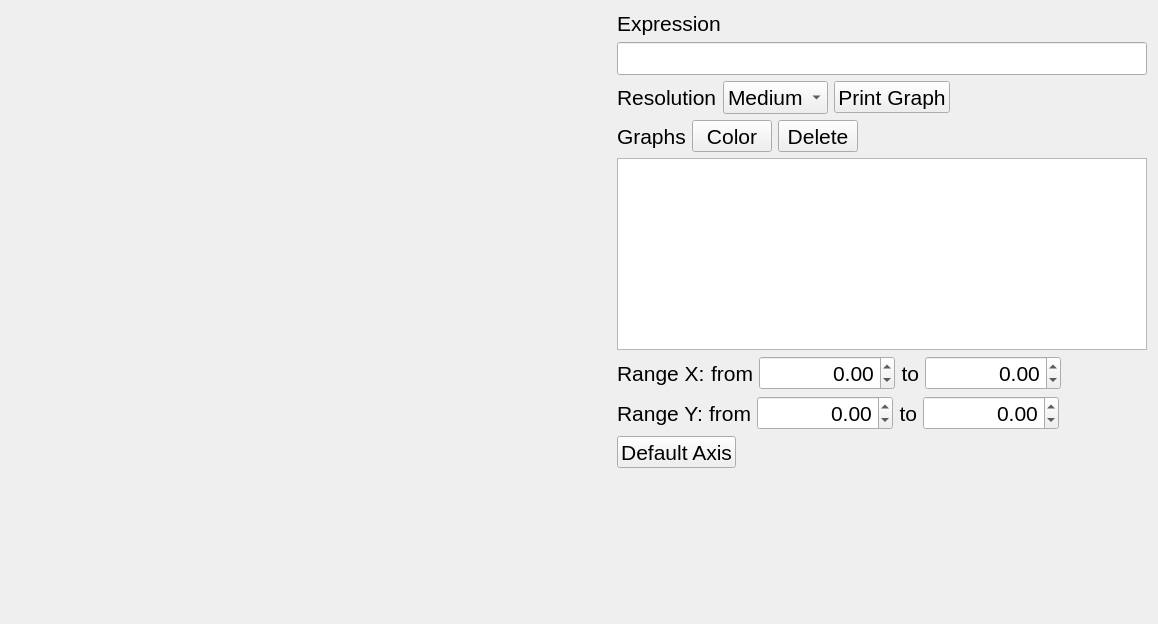
<?xml version="1.0" encoding="UTF-8"?>
<ui version="4.0">
 <class>GraphWindow</class>
 <widget class="QWidget" name="GraphWindow">
  <property name="geometry">
   <rect>
    <x>0</x>
    <y>0</y>
    <width>1158</width>
    <height>624</height>
   </rect>
  </property>
  <property name="font">
   <font>
    <pointsize>16</pointsize>
   </font>
  </property>
  <property name="windowTitle">
   <string>Graph</string>
  </property>
  <layout class="QHBoxLayout" name="horizontalLayout_7">
   <item>
    <widget class="QCustomPlot" name="widget" native="true">
     <property name="sizePolicy">
      <sizepolicy hsizetype="Expanding" vsizetype="Expanding">
       <horstretch>0</horstretch>
       <verstretch>0</verstretch>
      </sizepolicy>
     </property>
     <property name="minimumSize">
      <size>
       <width>600</width>
       <height>600</height>
      </size>
     </property>
    </widget>
   </item>
   <item>
    <layout class="QVBoxLayout" name="verticalLayout_4">
     <item>
      <layout class="QVBoxLayout" name="verticalLayout_3">
       <item>
        <layout class="QVBoxLayout" name="verticalLayout_5">
         <item>
          <widget class="QLabel" name="label_expression">
           <property name="text">
            <string>Expression</string>
           </property>
          </widget>
         </item>
         <item>
          <widget class="QLineEdit" name="lineEdit_In">
           <property name="sizePolicy">
            <sizepolicy hsizetype="Preferred" vsizetype="Preferred">
             <horstretch>0</horstretch>
             <verstretch>0</verstretch>
            </sizepolicy>
           </property>
          </widget>
         </item>
        </layout>
       </item>
       <item>
        <layout class="QHBoxLayout" name="horizontalLayout_6">
         <item>
          <layout class="QHBoxLayout" name="horizontalLayout_2">
           <item>
            <widget class="QLabel" name="label_resolution">
             <property name="text">
              <string>Resolution</string>
             </property>
            </widget>
           </item>
           <item>
            <widget class="QComboBox" name="comboBox_resolution">
             <property name="currentIndex">
              <number>1</number>
             </property>
             <item>
              <property name="text">
               <string>Low</string>
              </property>
             </item>
             <item>
              <property name="text">
               <string>Medium</string>
              </property>
             </item>
             <item>
              <property name="text">
               <string>High</string>
              </property>
             </item>
            </widget>
           </item>
          </layout>
         </item>
         <item>
          <widget class="QPushButton" name="pushButton_Print">
           <property name="sizePolicy">
            <sizepolicy hsizetype="Minimum" vsizetype="Fixed">
             <horstretch>0</horstretch>
             <verstretch>0</verstretch>
            </sizepolicy>
           </property>
           <property name="minimumSize">
            <size>
             <width>0</width>
             <height>32</height>
            </size>
           </property>
           <property name="maximumSize">
            <size>
             <width>16777215</width>
             <height>32</height>
            </size>
           </property>
           <property name="text">
            <string>Print Graph</string>
           </property>
           <property name="shortcut">
            <string>Ctrl+Return</string>
           </property>
          </widget>
         </item>
         <item>
          <spacer name="horizontalSpacer_5">
           <property name="orientation">
            <enum>Qt::Horizontal</enum>
           </property>
           <property name="sizeHint" stdset="0">
            <size>
             <width>0</width>
             <height>20</height>
            </size>
           </property>
          </spacer>
         </item>
        </layout>
       </item>
      </layout>
     </item>
     <item>
      <layout class="QVBoxLayout" name="verticalLayout_2">
       <item>
        <layout class="QHBoxLayout" name="horizontalLayout_4">
         <item>
          <widget class="QLabel" name="label_graphs">
           <property name="text">
            <string>Graphs</string>
           </property>
          </widget>
         </item>
         <item>
          <widget class="QPushButton" name="pushButton_Color">
           <property name="maximumSize">
            <size>
             <width>16777215</width>
             <height>32</height>
            </size>
           </property>
           <property name="text">
            <string>Color</string>
           </property>
          </widget>
         </item>
         <item>
          <widget class="QPushButton" name="pushButton_Delete">
           <property name="maximumSize">
            <size>
             <width>16777215</width>
             <height>32</height>
            </size>
           </property>
           <property name="text">
            <string>Delete</string>
           </property>
          </widget>
         </item>
         <item>
          <spacer name="horizontalSpacer">
           <property name="orientation">
            <enum>Qt::Horizontal</enum>
           </property>
           <property name="sizeHint" stdset="0">
            <size>
             <width>0</width>
             <height>20</height>
            </size>
           </property>
          </spacer>
         </item>
        </layout>
       </item>
       <item>
        <widget class="QListWidget" name="listWidget">
         <property name="sizePolicy">
          <sizepolicy hsizetype="Preferred" vsizetype="Preferred">
           <horstretch>0</horstretch>
           <verstretch>0</verstretch>
          </sizepolicy>
         </property>
        </widget>
       </item>
      </layout>
     </item>
     <item>
      <layout class="QVBoxLayout" name="verticalLayout">
       <item>
        <layout class="QHBoxLayout" name="horizontalLayout_5">
         <item>
          <widget class="QLabel" name="label_x">
           <property name="text">
            <string>Range X:</string>
           </property>
          </widget>
         </item>
         <item>
          <widget class="QLabel" name="label_xMin">
           <property name="layoutDirection">
            <enum>Qt::RightToLeft</enum>
           </property>
           <property name="text">
            <string>from</string>
           </property>
           <property name="alignment">
            <set>Qt::AlignRight|Qt::AlignTrailing|Qt::AlignVCenter</set>
           </property>
          </widget>
         </item>
         <item>
          <widget class="QDoubleSpinBox" name="doubleSpinBox_xMin">
           <property name="alignment">
            <set>Qt::AlignRight|Qt::AlignTrailing|Qt::AlignVCenter</set>
           </property>
           <property name="accelerated">
            <bool>true</bool>
           </property>
           <property name="minimum">
            <double>-1000000.000000000000000</double>
           </property>
           <property name="maximum">
            <double>1000000.000000000000000</double>
           </property>
           <property name="stepType">
            <enum>QAbstractSpinBox::AdaptiveDecimalStepType</enum>
           </property>
           <property name="value">
            <double>0.000000000000000</double>
           </property>
          </widget>
         </item>
         <item>
          <widget class="QLabel" name="label_xMax">
           <property name="layoutDirection">
            <enum>Qt::RightToLeft</enum>
           </property>
           <property name="text">
            <string>to</string>
           </property>
           <property name="alignment">
            <set>Qt::AlignRight|Qt::AlignTrailing|Qt::AlignVCenter</set>
           </property>
          </widget>
         </item>
         <item>
          <widget class="QDoubleSpinBox" name="doubleSpinBox_xMax">
           <property name="layoutDirection">
            <enum>Qt::LeftToRight</enum>
           </property>
           <property name="alignment">
            <set>Qt::AlignRight|Qt::AlignTrailing|Qt::AlignVCenter</set>
           </property>
           <property name="accelerated">
            <bool>true</bool>
           </property>
           <property name="minimum">
            <double>-1000000.000000000000000</double>
           </property>
           <property name="maximum">
            <double>1000000.000000000000000</double>
           </property>
           <property name="stepType">
            <enum>QAbstractSpinBox::AdaptiveDecimalStepType</enum>
           </property>
          </widget>
         </item>
         <item>
          <spacer name="horizontalSpacer_2">
           <property name="orientation">
            <enum>Qt::Horizontal</enum>
           </property>
           <property name="sizeHint" stdset="0">
            <size>
             <width>0</width>
             <height>20</height>
            </size>
           </property>
          </spacer>
         </item>
        </layout>
       </item>
       <item>
        <layout class="QHBoxLayout" name="horizontalLayout">
         <item>
          <widget class="QLabel" name="label_y">
           <property name="text">
            <string>Range Y:</string>
           </property>
          </widget>
         </item>
         <item>
          <widget class="QLabel" name="label_yMin">
           <property name="layoutDirection">
            <enum>Qt::RightToLeft</enum>
           </property>
           <property name="text">
            <string>from</string>
           </property>
           <property name="alignment">
            <set>Qt::AlignRight|Qt::AlignTrailing|Qt::AlignVCenter</set>
           </property>
          </widget>
         </item>
         <item>
          <widget class="QDoubleSpinBox" name="doubleSpinBox_yMin">
           <property name="alignment">
            <set>Qt::AlignRight|Qt::AlignTrailing|Qt::AlignVCenter</set>
           </property>
           <property name="accelerated">
            <bool>true</bool>
           </property>
           <property name="minimum">
            <double>-1000000.000000000000000</double>
           </property>
           <property name="maximum">
            <double>1000000.000000000000000</double>
           </property>
           <property name="stepType">
            <enum>QAbstractSpinBox::AdaptiveDecimalStepType</enum>
           </property>
          </widget>
         </item>
         <item>
          <widget class="QLabel" name="label_yMax">
           <property name="layoutDirection">
            <enum>Qt::RightToLeft</enum>
           </property>
           <property name="text">
            <string>to</string>
           </property>
           <property name="alignment">
            <set>Qt::AlignRight|Qt::AlignTrailing|Qt::AlignVCenter</set>
           </property>
          </widget>
         </item>
         <item>
          <widget class="QDoubleSpinBox" name="doubleSpinBox_yMax">
           <property name="alignment">
            <set>Qt::AlignRight|Qt::AlignTrailing|Qt::AlignVCenter</set>
           </property>
           <property name="accelerated">
            <bool>true</bool>
           </property>
           <property name="minimum">
            <double>-1000000.000000000000000</double>
           </property>
           <property name="maximum">
            <double>1000000.000000000000000</double>
           </property>
           <property name="stepType">
            <enum>QAbstractSpinBox::AdaptiveDecimalStepType</enum>
           </property>
          </widget>
         </item>
         <item>
          <spacer name="horizontalSpacer_3">
           <property name="orientation">
            <enum>Qt::Horizontal</enum>
           </property>
           <property name="sizeHint" stdset="0">
            <size>
             <width>0</width>
             <height>20</height>
            </size>
           </property>
          </spacer>
         </item>
        </layout>
       </item>
       <item>
        <layout class="QHBoxLayout" name="horizontalLayout_3">
         <item>
          <widget class="QPushButton" name="pushButton_default_axis">
           <property name="minimumSize">
            <size>
             <width>0</width>
             <height>32</height>
            </size>
           </property>
           <property name="maximumSize">
            <size>
             <width>16777215</width>
             <height>32</height>
            </size>
           </property>
           <property name="text">
            <string>Default Axis</string>
           </property>
           <property name="shortcut">
            <string>Ctrl+R</string>
           </property>
          </widget>
         </item>
         <item>
          <spacer name="horizontalSpacer_4">
           <property name="orientation">
            <enum>Qt::Horizontal</enum>
           </property>
           <property name="sizeHint" stdset="0">
            <size>
             <width>0</width>
             <height>20</height>
            </size>
           </property>
          </spacer>
         </item>
        </layout>
       </item>
      </layout>
     </item>
     <item>
      <spacer name="verticalSpacer">
       <property name="orientation">
        <enum>Qt::Vertical</enum>
       </property>
       <property name="sizeHint" stdset="0">
        <size>
         <width>20</width>
         <height>0</height>
        </size>
       </property>
      </spacer>
     </item>
    </layout>
   </item>
  </layout>
 </widget>
 <customwidgets>
  <customwidget>
   <class>QCustomPlot</class>
   <extends>QWidget</extends>
   <header>qcustomplot.h</header>
   <container>1</container>
  </customwidget>
 </customwidgets>
 <resources/>
 <connections/>
</ui>
